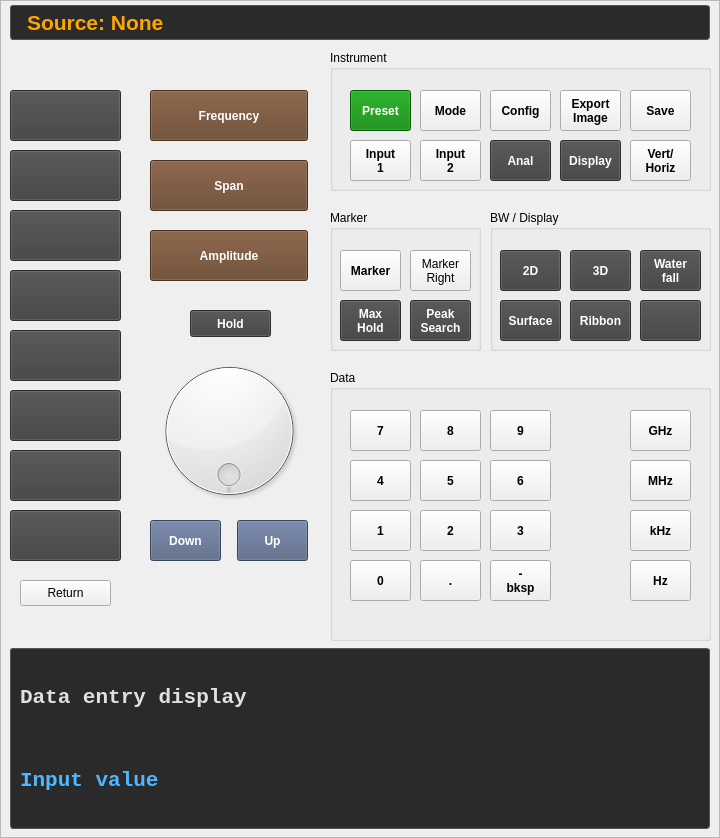
       <widget class="QFrame" name="frame">
        <property name="minimumSize">
         <size>
          <width>720</width>
          <height>700</height>
         </size>
        </property>
        <property name="maximumSize">
         <size>
          <width>720</width>
          <height>16777215</height>
         </size>
        </property>
        <property name="frameShape">
         <enum>QFrame::StyledPanel</enum>
        </property>
        <property name="frameShadow">
         <enum>QFrame::Raised</enum>
        </property>
        <widget class="QLabel" name="output_source">
         <property name="geometry">
          <rect>
           <x>10</x>
           <y>5</y>
           <width>700</width>
           <height>35</height>
          </rect>
         </property>
         <property name="font">
          <font>
           <pointsize>16</pointsize>
           <bold>true</bold>
          </font>
         </property>
         <property name="styleSheet">
          <string notr="true">color: #ffa500; background-color: #2a2a2a; border: 1px solid #555555; border-radius: 3px; padding: 2px 10px;</string>
         </property>
         <property name="text">
          <string>Source: None</string>
         </property>
        </widget>
        <widget class="QPushButton" name="button_soft_2">
         <property name="geometry">
          <rect>
           <x>10</x>
           <y>150</y>
           <width>111</width>
           <height>51</height>
          </rect>
         </property>
         <property name="font">
          <font>
           <bold>true</bold>
          </font>
         </property>
         <property name="styleSheet">
          <string notr="true">background-color: #404040; color: white; font-weight: bold; width: 20px; </string>
         </property>
         <property name="text">
          <string/>
         </property>
        </widget>
        <widget class="QGroupBox" name="groupmarker">
         <property name="geometry">
          <rect>
           <x>330</x>
           <y>210</y>
           <width>151</width>
           <height>141</height>
          </rect>
         </property>
         <property name="title">
          <string>Marker</string>
         </property>
         <widget class="QPushButton" name="buttonmarker1">
          <property name="geometry">
           <rect>
            <x>10</x>
            <y>40</y>
            <width>61</width>
            <height>41</height>
           </rect>
          </property>
          <property name="font">
           <font>
            <bold>true</bold>
           </font>
          </property>
          <property name="styleSheet">
           <string notr="true"/>
          </property>
          <property name="text">
           <string>Marker</string>
          </property>
         </widget>
         <widget class="QPushButton" name="buttonmarker2">
          <property name="geometry">
           <rect>
            <x>80</x>
            <y>40</y>
            <width>61</width>
            <height>41</height>
           </rect>
          </property>
          <property name="text">
           <string>Marker
Right</string>
          </property>
         </widget>
         <widget class="QPushButton" name="button_peak_search">
          <property name="geometry">
           <rect>
            <x>80</x>
            <y>90</y>
            <width>61</width>
            <height>41</height>
           </rect>
          </property>
          <property name="font">
           <font>
            <bold>true</bold>
           </font>
          </property>
          <property name="styleSheet">
           <string notr="true">background-color: #404040; color: white; font-weight: bold;</string>
          </property>
          <property name="text">
           <string>Peak
Search</string>
          </property>
         </widget>
         <widget class="QPushButton" name="button_max_hold">
          <property name="geometry">
           <rect>
            <x>10</x>
            <y>90</y>
            <width>61</width>
            <height>41</height>
           </rect>
          </property>
          <property name="font">
           <font>
            <bold>true</bold>
           </font>
          </property>
          <property name="styleSheet">
           <string notr="true">background-color: #404040; color: white; font-weight: bold;</string>
          </property>
          <property name="text">
           <string>Max
Hold</string>
          </property>
         </widget>
        </widget>
        <widget class="QGroupBox" name="groupcontrol">
         <property name="geometry">
          <rect>
           <x>490</x>
           <y>210</y>
           <width>221</width>
           <height>141</height>
          </rect>
         </property>
         <property name="title">
          <string>BW / Display</string>
         </property>
         <widget class="QPushButton" name="button_3d">
          <property name="geometry">
           <rect>
            <x>80</x>
            <y>40</y>
            <width>61</width>
            <height>41</height>
           </rect>
          </property>
          <property name="font">
           <font>
            <bold>true</bold>
           </font>
          </property>
          <property name="styleSheet">
           <string notr="true">background-color: #404040; color: white; font-weight: bold;</string>
          </property>
          <property name="text">
           <string>3D</string>
          </property>
         </widget>
         <widget class="QPushButton" name="button_2d">
          <property name="geometry">
           <rect>
            <x>10</x>
            <y>40</y>
            <width>61</width>
            <height>41</height>
           </rect>
          </property>
          <property name="font">
           <font>
            <bold>true</bold>
           </font>
          </property>
          <property name="styleSheet">
           <string notr="true">background-color: #404040; color: white; font-weight: bold;</string>
          </property>
          <property name="text">
           <string>2D</string>
          </property>
         </widget>
         <widget class="QPushButton" name="button_surface">
          <property name="geometry">
           <rect>
            <x>10</x>
            <y>90</y>
            <width>61</width>
            <height>41</height>
           </rect>
          </property>
          <property name="font">
           <font>
            <bold>true</bold>
           </font>
          </property>
          <property name="styleSheet">
           <string notr="true">background-color: #404040; color: white; font-weight: bold;</string>
          </property>
          <property name="text">
           <string>Surface</string>
          </property>
         </widget>
         <widget class="QPushButton" name="button_waterfall">
          <property name="geometry">
           <rect>
            <x>150</x>
            <y>40</y>
            <width>61</width>
            <height>41</height>
           </rect>
          </property>
          <property name="font">
           <font>
            <bold>true</bold>
           </font>
          </property>
          <property name="styleSheet">
           <string notr="true">background-color: #404040; color: white; font-weight: bold;</string>
          </property>
          <property name="text">
           <string>Water
fall</string>
          </property>
         </widget>
         <widget class="QPushButton" name="button_ribbon">
          <property name="geometry">
           <rect>
            <x>80</x>
            <y>90</y>
            <width>61</width>
            <height>41</height>
           </rect>
          </property>
          <property name="font">
           <font>
            <bold>true</bold>
           </font>
          </property>
          <property name="styleSheet">
           <string notr="true">background-color: #404040; color: white; font-weight: bold;</string>
          </property>
          <property name="text">
           <string>Ribbon</string>
          </property>
         </widget>
         <widget class="QPushButton" name="button_display_spare">
          <property name="geometry">
           <rect>
            <x>150</x>
            <y>90</y>
            <width>61</width>
            <height>41</height>
           </rect>
          </property>
          <property name="font">
           <font>
            <bold>true</bold>
           </font>
          </property>
          <property name="styleSheet">
           <string notr="true">background-color: #404040; color: white; font-weight: bold;</string>
          </property>
          <property name="text">
           <string/>
          </property>
         </widget>
        </widget>
        <widget class="QPushButton" name="button_soft_1">
         <property name="geometry">
          <rect>
           <x>10</x>
           <y>90</y>
           <width>111</width>
           <height>51</height>
          </rect>
         </property>
         <property name="font">
          <font>
           <bold>true</bold>
          </font>
         </property>
         <property name="styleSheet">
          <string notr="true">background-color: #404040; color: white; font-weight: bold; width: 20px; </string>
         </property>
         <property name="text">
          <string/>
         </property>
        </widget>
        <widget class="QDial" name="dial">
         <property name="geometry">
          <rect>
           <x>150</x>
           <y>350</y>
           <width>158</width>
           <height>161</height>
          </rect>
         </property>
         <property name="wrapping">
          <bool>true</bool>
         </property>
        </widget>
        <widget class="QPushButton" name="button_soft_3">
         <property name="geometry">
          <rect>
           <x>10</x>
           <y>210</y>
           <width>111</width>
           <height>51</height>
          </rect>
         </property>
         <property name="font">
          <font>
           <bold>true</bold>
          </font>
         </property>
         <property name="styleSheet">
          <string notr="true">background-color: #404040; color: white; font-weight: bold; width: 20px; </string>
         </property>
         <property name="text">
          <string/>
         </property>
        </widget>
        <widget class="QPushButton" name="button_hold">
         <property name="enabled">
          <bool>true</bool>
         </property>
         <property name="geometry">
          <rect>
           <x>190</x>
           <y>310</y>
           <width>81</width>
           <height>27</height>
          </rect>
         </property>
         <property name="font">
          <font>
           <bold>true</bold>
          </font>
         </property>
         <property name="styleSheet">
          <string notr="true">background-color: #404040; color: white; font-weight: bold;</string>
         </property>
         <property name="text">
          <string>Hold</string>
         </property>
         <property name="checkable">
          <bool>false</bool>
         </property>
         <property name="default">
          <bool>false</bool>
         </property>
         <property name="flat">
          <bool>false</bool>
         </property>
        </widget>
        <widget class="QPushButton" name="button_soft_6">
         <property name="geometry">
          <rect>
           <x>10</x>
           <y>390</y>
           <width>111</width>
           <height>51</height>
          </rect>
         </property>
         <property name="font">
          <font>
           <bold>true</bold>
          </font>
         </property>
         <property name="styleSheet">
          <string notr="true">background-color: #404040; color: white; font-weight: bold; width: 20px; </string>
         </property>
         <property name="text">
          <string/>
         </property>
        </widget>
        <widget class="QPushButton" name="button_soft_8">
         <property name="geometry">
          <rect>
           <x>10</x>
           <y>510</y>
           <width>111</width>
           <height>51</height>
          </rect>
         </property>
         <property name="font">
          <font>
           <bold>true</bold>
          </font>
         </property>
         <property name="styleSheet">
          <string notr="true">background-color: #404040; color: white; font-weight: bold; width: 20px; </string>
         </property>
         <property name="text">
          <string/>
         </property>
        </widget>
        <widget class="QGroupBox" name="groupinstrument">
         <property name="geometry">
          <rect>
           <x>330</x>
           <y>50</y>
           <width>381</width>
           <height>141</height>
          </rect>
         </property>
         <property name="title">
          <string>Instrument</string>
         </property>
         <widget class="QPushButton" name="button_preset">
          <property name="geometry">
           <rect>
            <x>20</x>
            <y>40</y>
            <width>61</width>
            <height>41</height>
           </rect>
          </property>
          <property name="font">
           <font>
            <bold>true</bold>
           </font>
          </property>
          <property name="styleSheet">
           <string notr="true">background-color: #008000; color: white; font-weight: bold</string>
          </property>
          <property name="text">
           <string>Preset</string>
          </property>
         </widget>
         <widget class="QPushButton" name="buttonconfig">
          <property name="geometry">
           <rect>
            <x>160</x>
            <y>40</y>
            <width>61</width>
            <height>41</height>
           </rect>
          </property>
          <property name="font">
           <font>
            <bold>true</bold>
           </font>
          </property>
          <property name="text">
           <string>Config</string>
          </property>
         </widget>
         <widget class="QPushButton" name="button_export_image">
          <property name="geometry">
           <rect>
            <x>230</x>
            <y>40</y>
            <width>61</width>
            <height>41</height>
           </rect>
          </property>
          <property name="font">
           <font>
            <bold>true</bold>
           </font>
          </property>
          <property name="text">
           <string>Export
Image</string>
          </property>
         </widget>
         <widget class="QPushButton" name="button_instrument_10">
          <property name="geometry">
           <rect>
            <x>160</x>
            <y>90</y>
            <width>61</width>
            <height>41</height>
           </rect>
          </property>
          <property name="font">
           <font>
            <bold>true</bold>
           </font>
          </property>
          <property name="styleSheet">
           <string notr="true">background-color: #404040; color: white; font-weight: bold;</string>
          </property>
          <property name="text">
           <string>Anal</string>
          </property>
         </widget>
         <widget class="QPushButton" name="button_source_2">
          <property name="geometry">
           <rect>
            <x>90</x>
            <y>90</y>
            <width>61</width>
            <height>41</height>
           </rect>
          </property>
          <property name="font">
           <font>
            <bold>true</bold>
           </font>
          </property>
          <property name="styleSheet">
           <string notr="true"/>
          </property>
          <property name="text">
           <string>Input
2</string>
          </property>
         </widget>
         <widget class="QPushButton" name="buttoncontrol6">
          <property name="geometry">
           <rect>
            <x>230</x>
            <y>90</y>
            <width>61</width>
            <height>41</height>
           </rect>
          </property>
          <property name="font">
           <font>
            <bold>true</bold>
           </font>
          </property>
          <property name="styleSheet">
           <string notr="true">background-color: #404040; color: white; font-weight: bold;</string>
          </property>
          <property name="text">
           <string>Display</string>
          </property>
         </widget>
         <widget class="QPushButton" name="buttoninstrument7">
          <property name="geometry">
           <rect>
            <x>300</x>
            <y>40</y>
            <width>61</width>
            <height>41</height>
           </rect>
          </property>
          <property name="font">
           <font>
            <bold>true</bold>
           </font>
          </property>
          <property name="text">
           <string>Save</string>
          </property>
         </widget>
         <widget class="QPushButton" name="button_mode">
          <property name="geometry">
           <rect>
            <x>90</x>
            <y>40</y>
            <width>61</width>
            <height>41</height>
           </rect>
          </property>
          <property name="font">
           <font>
            <bold>true</bold>
           </font>
          </property>
          <property name="styleSheet">
           <string notr="true"/>
          </property>
          <property name="text">
           <string>Mode</string>
          </property>
         </widget>
         <widget class="QPushButton" name="button_source_1">
          <property name="geometry">
           <rect>
            <x>20</x>
            <y>90</y>
            <width>61</width>
            <height>41</height>
           </rect>
          </property>
          <property name="font">
           <font>
            <bold>true</bold>
           </font>
          </property>
          <property name="styleSheet">
           <string notr="true"/>
          </property>
          <property name="text">
           <string>Input
1</string>
          </property>
         </widget>
         <widget class="QPushButton" name="button_vert_horiz">
          <property name="geometry">
           <rect>
            <x>300</x>
            <y>90</y>
            <width>61</width>
            <height>41</height>
           </rect>
          </property>
          <property name="font">
           <font>
            <bold>true</bold>
           </font>
          </property>
          <property name="text">
           <string>Vert/
Horiz</string>
          </property>
         </widget>
        </widget>
        <widget class="QPushButton" name="button_frequency">
         <property name="enabled">
          <bool>true</bool>
         </property>
         <property name="geometry">
          <rect>
           <x>150</x>
           <y>90</y>
           <width>158</width>
           <height>51</height>
          </rect>
         </property>
         <property name="font">
          <font>
           <bold>true</bold>
          </font>
         </property>
         <property name="toolTip">
          <string/>
         </property>
         <property name="toolTipDuration">
          <number>1</number>
         </property>
         <property name="statusTip">
          <string/>
         </property>
         <property name="whatsThis">
          <string/>
         </property>
         <property name="accessibleDescription">
          <string/>
         </property>
         <property name="autoFillBackground">
          <bool>false</bool>
         </property>
         <property name="styleSheet">
          <string notr="true">background-color: #664228; color: white; font-weight: bold</string>
         </property>
         <property name="text">
          <string>Frequency</string>
         </property>
        </widget>
        <widget class="QPushButton" name="button_up">
         <property name="geometry">
          <rect>
           <x>237</x>
           <y>520</y>
           <width>71</width>
           <height>41</height>
          </rect>
         </property>
         <property name="font">
          <font>
           <bold>true</bold>
          </font>
         </property>
         <property name="styleSheet">
          <string notr="true">background-color: #506080; color: white; font-weight: bold</string>
         </property>
         <property name="text">
          <string>Up</string>
         </property>
        </widget>
        <widget class="QPushButton" name="button_span">
         <property name="geometry">
          <rect>
           <x>150</x>
           <y>160</y>
           <width>158</width>
           <height>51</height>
          </rect>
         </property>
         <property name="font">
          <font>
           <bold>true</bold>
          </font>
         </property>
         <property name="styleSheet">
          <string notr="true">background-color: #664228; color: white; font-weight: bold</string>
         </property>
         <property name="text">
          <string>Span</string>
         </property>
        </widget>
        <widget class="QPushButton" name="button_amplitude">
         <property name="geometry">
          <rect>
           <x>150</x>
           <y>230</y>
           <width>158</width>
           <height>51</height>
          </rect>
         </property>
         <property name="font">
          <font>
           <bold>true</bold>
          </font>
         </property>
         <property name="styleSheet">
          <string notr="true">background-color: #664228; color: white; font-weight: bold</string>
         </property>
         <property name="text">
          <string>Amplitude</string>
         </property>
        </widget>
        <widget class="QPushButton" name="button_soft_4">
         <property name="geometry">
          <rect>
           <x>10</x>
           <y>270</y>
           <width>111</width>
           <height>51</height>
          </rect>
         </property>
         <property name="font">
          <font>
           <bold>true</bold>
          </font>
         </property>
         <property name="styleSheet">
          <string notr="true">background-color: #404040; color: white; font-weight: bold; width: 20px; </string>
         </property>
         <property name="text">
          <string/>
         </property>
        </widget>
        <widget class="QPushButton" name="button_down">
         <property name="geometry">
          <rect>
           <x>150</x>
           <y>520</y>
           <width>71</width>
           <height>41</height>
          </rect>
         </property>
         <property name="font">
          <font>
           <bold>true</bold>
          </font>
         </property>
         <property name="styleSheet">
          <string notr="true">background-color: #506080; color: white; font-weight: bold</string>
         </property>
         <property name="text">
          <string>Down</string>
         </property>
        </widget>
        <widget class="QPushButton" name="button_soft_5">
         <property name="geometry">
          <rect>
           <x>10</x>
           <y>330</y>
           <width>111</width>
           <height>51</height>
          </rect>
         </property>
         <property name="font">
          <font>
           <bold>true</bold>
          </font>
         </property>
         <property name="styleSheet">
          <string notr="true">background-color: #404040; color: white; font-weight: bold; width: 20px; </string>
         </property>
         <property name="text">
          <string/>
         </property>
        </widget>
        <widget class="QGroupBox" name="groupdata">
         <property name="geometry">
          <rect>
           <x>330</x>
           <y>370</y>
           <width>381</width>
           <height>271</height>
          </rect>
         </property>
         <property name="title">
          <string>Data</string>
         </property>
         <widget class="QPushButton" name="button_data_7">
          <property name="geometry">
           <rect>
            <x>20</x>
            <y>40</y>
            <width>61</width>
            <height>41</height>
           </rect>
          </property>
          <property name="font">
           <font>
            <bold>true</bold>
           </font>
          </property>
          <property name="styleSheet">
           <string notr="true"/>
          </property>
          <property name="text">
           <string>7</string>
          </property>
         </widget>
         <widget class="QPushButton" name="button_data_8">
          <property name="geometry">
           <rect>
            <x>90</x>
            <y>40</y>
            <width>61</width>
            <height>41</height>
           </rect>
          </property>
          <property name="font">
           <font>
            <bold>true</bold>
           </font>
          </property>
          <property name="text">
           <string>8</string>
          </property>
         </widget>
         <widget class="QPushButton" name="button_data_9">
          <property name="geometry">
           <rect>
            <x>160</x>
            <y>40</y>
            <width>61</width>
            <height>41</height>
           </rect>
          </property>
          <property name="font">
           <font>
            <bold>true</bold>
           </font>
          </property>
          <property name="text">
           <string>9</string>
          </property>
         </widget>
         <widget class="QPushButton" name="button_ghz">
          <property name="geometry">
           <rect>
            <x>300</x>
            <y>40</y>
            <width>61</width>
            <height>41</height>
           </rect>
          </property>
          <property name="font">
           <font>
            <bold>true</bold>
           </font>
          </property>
          <property name="text">
           <string>GHz</string>
          </property>
         </widget>
         <widget class="QPushButton" name="button_mhz">
          <property name="geometry">
           <rect>
            <x>300</x>
            <y>90</y>
            <width>61</width>
            <height>41</height>
           </rect>
          </property>
          <property name="font">
           <font>
            <bold>true</bold>
           </font>
          </property>
          <property name="text">
           <string>MHz</string>
          </property>
         </widget>
         <widget class="QPushButton" name="button_data_5">
          <property name="geometry">
           <rect>
            <x>90</x>
            <y>90</y>
            <width>61</width>
            <height>41</height>
           </rect>
          </property>
          <property name="font">
           <font>
            <bold>true</bold>
           </font>
          </property>
          <property name="text">
           <string>5</string>
          </property>
         </widget>
         <widget class="QPushButton" name="button_data_6">
          <property name="geometry">
           <rect>
            <x>160</x>
            <y>90</y>
            <width>61</width>
            <height>41</height>
           </rect>
          </property>
          <property name="font">
           <font>
            <bold>true</bold>
           </font>
          </property>
          <property name="text">
           <string>6</string>
          </property>
         </widget>
         <widget class="QPushButton" name="button_data_4">
          <property name="geometry">
           <rect>
            <x>20</x>
            <y>90</y>
            <width>61</width>
            <height>41</height>
           </rect>
          </property>
          <property name="font">
           <font>
            <bold>true</bold>
           </font>
          </property>
          <property name="styleSheet">
           <string notr="true"/>
          </property>
          <property name="text">
           <string>4</string>
          </property>
         </widget>
         <widget class="QPushButton" name="button_data_0">
          <property name="geometry">
           <rect>
            <x>20</x>
            <y>190</y>
            <width>61</width>
            <height>41</height>
           </rect>
          </property>
          <property name="font">
           <font>
            <bold>true</bold>
           </font>
          </property>
          <property name="styleSheet">
           <string notr="true"/>
          </property>
          <property name="text">
           <string>0</string>
          </property>
         </widget>
         <widget class="QPushButton" name="button_data_2">
          <property name="geometry">
           <rect>
            <x>90</x>
            <y>140</y>
            <width>61</width>
            <height>41</height>
           </rect>
          </property>
          <property name="font">
           <font>
            <bold>true</bold>
           </font>
          </property>
          <property name="text">
           <string>2</string>
          </property>
         </widget>
         <widget class="QPushButton" name="button_data_3">
          <property name="geometry">
           <rect>
            <x>160</x>
            <y>140</y>
            <width>61</width>
            <height>41</height>
           </rect>
          </property>
          <property name="font">
           <font>
            <bold>true</bold>
           </font>
          </property>
          <property name="text">
           <string>3</string>
          </property>
         </widget>
         <widget class="QPushButton" name="button_dot">
          <property name="geometry">
           <rect>
            <x>90</x>
            <y>190</y>
            <width>61</width>
            <height>41</height>
           </rect>
          </property>
          <property name="font">
           <font>
            <bold>true</bold>
           </font>
          </property>
          <property name="text">
           <string>.</string>
          </property>
         </widget>
         <widget class="QPushButton" name="button_data_1">
          <property name="geometry">
           <rect>
            <x>20</x>
            <y>140</y>
            <width>61</width>
            <height>41</height>
           </rect>
          </property>
          <property name="font">
           <font>
            <bold>true</bold>
           </font>
          </property>
          <property name="styleSheet">
           <string notr="true"/>
          </property>
          <property name="text">
           <string>1</string>
          </property>
         </widget>
         <widget class="QPushButton" name="button_minus">
          <property name="geometry">
           <rect>
            <x>160</x>
            <y>190</y>
            <width>61</width>
            <height>41</height>
           </rect>
          </property>
          <property name="font">
           <font>
            <bold>true</bold>
           </font>
          </property>
          <property name="text">
           <string>-
bksp</string>
          </property>
         </widget>
         <widget class="QPushButton" name="button_khz">
          <property name="geometry">
           <rect>
            <x>300</x>
            <y>140</y>
            <width>61</width>
            <height>41</height>
           </rect>
          </property>
          <property name="font">
           <font>
            <bold>true</bold>
           </font>
          </property>
          <property name="text">
           <string>kHz</string>
          </property>
         </widget>
         <widget class="QPushButton" name="button_hz">
          <property name="geometry">
           <rect>
            <x>300</x>
            <y>190</y>
            <width>61</width>
            <height>41</height>
           </rect>
          </property>
          <property name="font">
           <font>
            <italic>false</italic>
            <bold>true</bold>
           </font>
          </property>
          <property name="text">
           <string>Hz</string>
          </property>
         </widget>
        </widget>
        <widget class="QPushButton" name="button_soft_7">
         <property name="geometry">
          <rect>
           <x>10</x>
           <y>450</y>
           <width>111</width>
           <height>51</height>
          </rect>
         </property>
         <property name="font">
          <font>
           <bold>true</bold>
          </font>
         </property>
         <property name="styleSheet">
          <string notr="true">background-color: #404040; color: white; font-weight: bold; width: 20px; </string>
         </property>
         <property name="text">
          <string/>
         </property>
        </widget>
        <widget class="QFrame" name="horizontalLayoutWidget">
         <property name="geometry">
          <rect>
           <x>10</x>
           <y>648</y>
           <width>700</width>
           <height>181</height>
          </rect>
         </property>
         <property name="styleSheet">
          <string notr="true">QFrame#horizontalLayoutWidget { background-color: #2a2a2a; border: 1px solid #555555; border-radius: 3px; }
QLabel { background-color: transparent; }</string>
         </property>
         <layout class="QVBoxLayout" name="verticalLayout_2">
          <item>
           <widget class="QLabel" name="status_label">
            <property name="font">
             <font>
              <family>Monospace</family>
              <pointsize>16</pointsize>
              <bold>true</bold>
             </font>
            </property>
            <property name="styleSheet">
             <string notr="true">color: #e0e0e0;</string>
            </property>
            <property name="text">
             <string>Data entry display</string>
            </property>
           </widget>
          </item>
          <item>
           <widget class="QLabel" name="input_value">
            <property name="font">
             <font>
              <family>Monospace</family>
              <pointsize>16</pointsize>
              <bold>true</bold>
             </font>
            </property>
            <property name="styleSheet">
             <string notr="true">color: #4db8ff;</string>
            </property>
            <property name="text">
             <string>Input value</string>
            </property>
           </widget>
          </item>
         </layout>
        </widget>
        <widget class="QPushButton" name="button_return">
         <property name="geometry">
          <rect>
           <x>20</x>
           <y>580</y>
           <width>91</width>
           <height>26</height>
          </rect>
         </property>
         <property name="text">
          <string>Return</string>
         </property>
        </widget>
       </widget>
